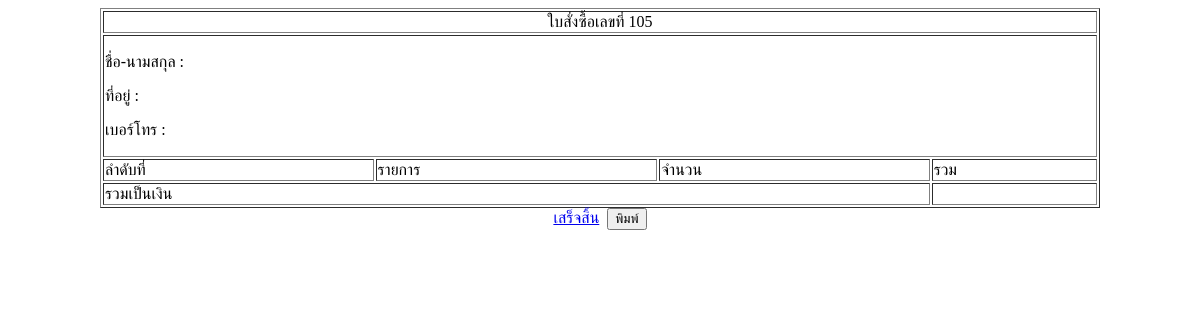
/finish.php, run on an earlier commit of the app's database.
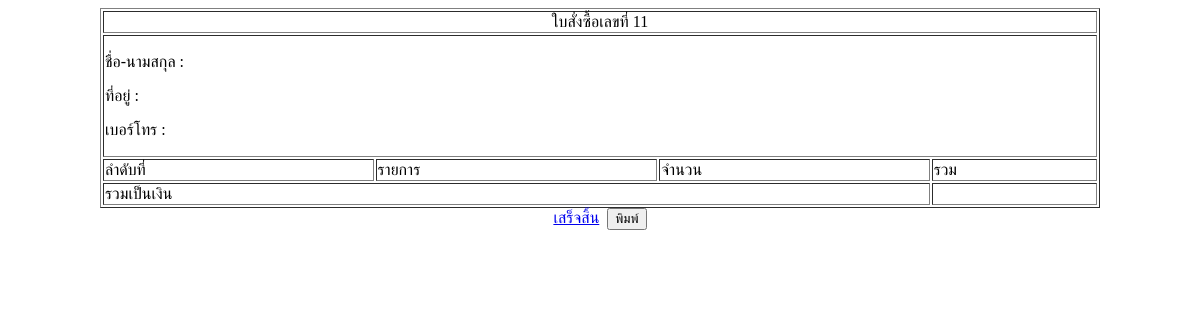
And on a later commit of the database.
### tables this page shows
CREATE TABLE `tborder` (
  `o_ID` int(5) NOT NULL,
  `m_ID` char(50) NOT NULL,
  `p_ID` int(10) DEFAULT NULL,
  `price` int(20) DEFAULT NULL,
  `p_Qty` int(5) DEFAULT NULL,
  `p_Description` char(50) DEFAULT NULL,
  `date` char(50) DEFAULT NULL,
  `m_Name` char(100) DEFAULT NULL,
  `m_Address` char(200) DEFAULT NULL,
  `m_Tel` char(20) DEFAULT NULL
);

### finish.php (the view, shortened to what this page needs)
<?php
$sqlc="SELECT * FROM tborder ORDER BY o_ID DESC";
$Queryc=mysql_query($sqlc) or die ("ไม่สามารถติตด่อฐานข้อมูลได้[".$sqlc."]");
$objc = mysql_fetch_array($Queryc);
$orderid = $objc['o_ID'] + 1 ;
$sqlm="SELECT * FROM tborder WHERE o_ID = '".$orderid."'";
$Querym=mysql_query($sqlm) or die ("ไม่สามารถติตด่อฐานข้อมูลได้[".$sqlc."]");
$objm = mysql_fetch_array($Querym);
?>
<!DOCTYPE html>
<html lang="en" dir="ltr">
  <head>
  </head>
  <body>
<table align="center" border="1" width="1000px">
  <tr>
    <td colspan="4"><center>ใบสั่งซื้อเลขที่ <?php echo $orderid;?></center></td>
  </tr>
  <tr>
    <td colspan="4">
      <p>ชื่อ-นามสกุล&nbsp;:&nbsp;<?php echo $objm['m_Name']?></p>
      <p>ที่อยู่&nbsp;:&nbsp;<?php echo $objm['m_Address']?></p>
      <p>เบอร์โทร&nbsp;:&nbsp;<?php echo $objm['m_Tel']?></p>
    </td>
  </tr>
  <tr>
    <td>ลำดับที่</td>
    <td>รายการ</td>
    <td>จำนวน</td>
    <td>รวม</td>
  </tr>
  <tr>
    <td colspan="3">รวมเป็นเงิน</td>
    <td><?php echo $allsum?></td>
  </tr>
</table>
<div align="center">
<a href="preindex.php">เสร็จสิ้น</a>&nbsp;&nbsp;<input type="button" onclick="window.print()" value="พิมพ์" />
</div>
  </body>
</html>

What changed in the data, as far as the page shows it:
removed tborder: o_ID "105"
added tborder: o_ID "11"
